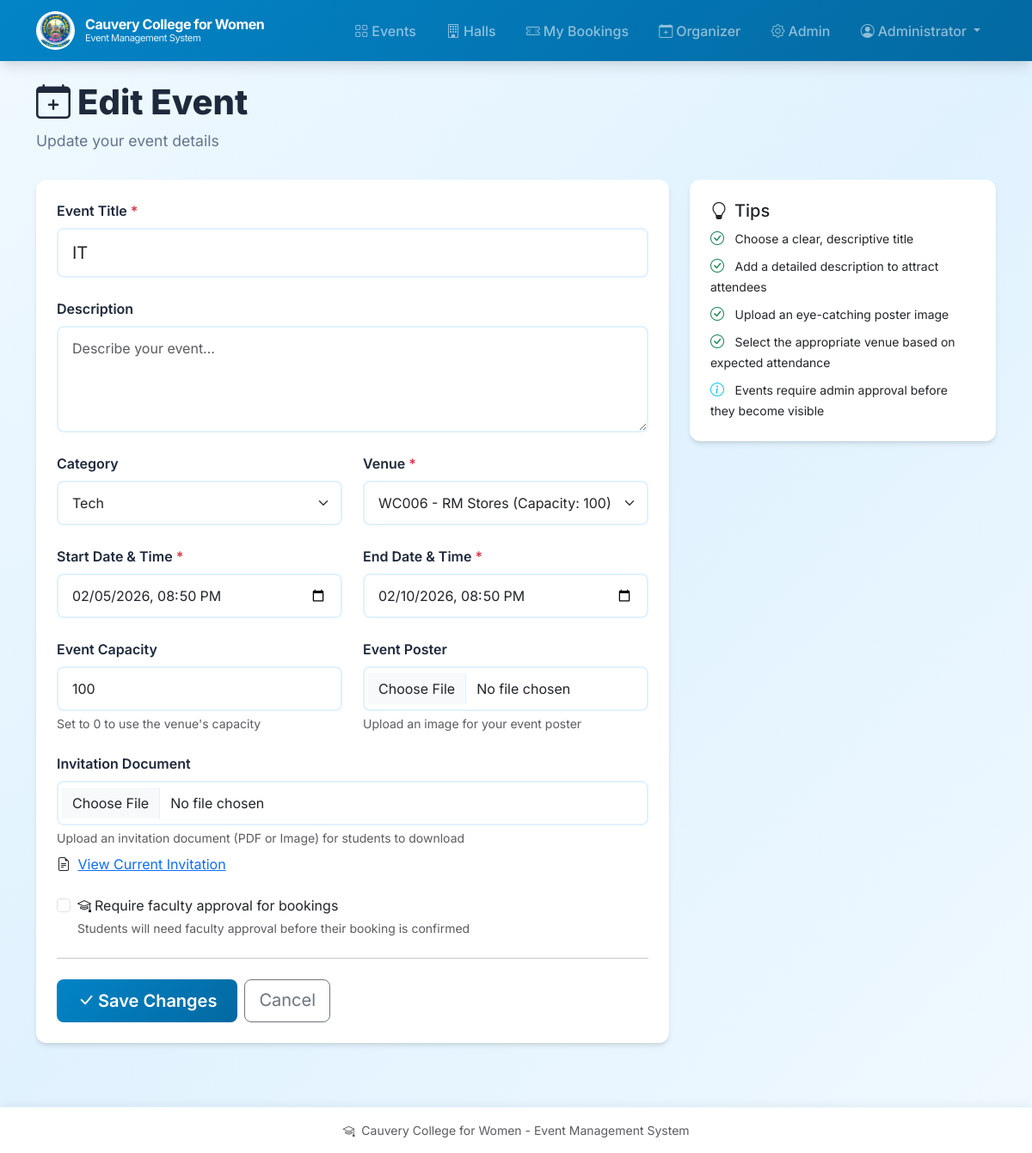
Screenshot of /organizer/events/2/edit (signed in) with the database file from the repository.
### app.py (models this page shows, shortened)
class User(UserMixin, db.Model):
    __tablename__ = "users"
    id = db.Column(db.Integer, primary_key=True)
    email = db.Column(db.String, unique=True, nullable=True)
    student_id = db.Column(db.String, unique=True, nullable=True)
    password_hash = db.Column(db.String, nullable=False)
    full_name = db.Column(db.String)
    role = db.Column(db.String, nullable=False, default="student")  # student, faculty, organizer, admin
    phone = db.Column(db.String, nullable=True)
    department = db.Column(db.String, nullable=True)
    year = db.Column(db.String, nullable=True)
    active = db.Column(db.Boolean, default=True)
    created_at = db.Column(db.DateTime, default=datetime.utcnow)

class Event(db.Model):
    __tablename__ = "events"
    id = db.Column(db.Integer, primary_key=True)
    title = db.Column(db.String, nullable=False)
    description = db.Column(db.Text)
    category_id = db.Column(db.Integer, db.ForeignKey("categories.id"), nullable=True)
    hall_id = db.Column(db.Integer, db.ForeignKey("halls.id"), nullable=False)
    organizer_id = db.Column(db.Integer, db.ForeignKey("users.id"), nullable=False)
    capacity = db.Column(db.Integer, default=0)
    start_time = db.Column(db.DateTime, nullable=False)
    end_time = db.Column(db.DateTime, nullable=False)
    poster_path = db.Column(db.String, nullable=True)
    invitation_path = db.Column(db.String, nullable=True)
    status = db.Column(db.String, default="pending")  # pending, approved, rejected
    requires_faculty_approval = db.Column(db.Boolean, default=False)
    created_at = db.Column(db.DateTime, default=datetime.utcnow)
    club_id = db.Column(db.Integer, nullable=True)
    category = db.relationship("Category", lazy="joined")
    hall = db.relationship("Hall", lazy="joined")
    organizer = db.relationship("User", lazy="joined")

class Category(db.Model):
    __tablename__ = "categories"
    id = db.Column(db.Integer, primary_key=True)
    name = db.Column(db.String, unique=True, nullable=False)

class Hall(db.Model):
    __tablename__ = "halls"
    id = db.Column(db.Integer, primary_key=True)
    name = db.Column(db.String, unique=True, nullable=False)
    capacity = db.Column(db.Integer, default=0)
    status = db.Column(db.String, default="free")  # free, blocked
    location = db.Column(db.String, nullable=True)

### app.py (the view, shortened to what this page needs)
@app.route("/organizer/events/<int:event_id>/edit", methods=["GET", "POST"])
@login_required
@role_required("organizer", "admin")
def edit_event(event_id):
    ev = Event.query.get_or_404(event_id)
    if current_user.id != ev.organizer_id and current_user.role != "admin":
        flash("Not allowed", "danger")
        return redirect(url_for("event_detail", event_id=event_id))
    categories = Category.query.order_by(Category.name).all()
    halls = Hall.query.order_by(Hall.name).all()
    return render_template("create_event.html", categories=categories, halls=halls, edit=True, event=ev)

### app.py (called while the page is built)
@login_manager.user_loader
def load_user(user_id):
    try:
        return db.session.get(User, int(user_id))
    except Exception:
        return None

def role_required(*roles):
    def decorator(f):
        @wraps(f)
        def wrapped(*args, **kwargs):
            if not current_user.is_authenticated:
                return redirect(url_for("login"))
            if current_user.role not in roles:
                flash("Access denied: insufficient permissions", "danger")
                return redirect(url_for("index"))
            return f(*args, **kwargs)
        return wrapped
    return decorator

### templates/create_event.html (shortened to what this page needs)
{% extends "layout.html" %}
{% block content %}
<div class="page-header">
  <h1><i class="bi bi-calendar-plus me-2"></i>{{ "Edit Event" if edit else "Create New Event" }}</h1>
  <p>{{ "Update your event details" if edit else "Fill in the details to create a new event" }}</p>
</div>
<div class="row">
  <div class="col-lg-8">
    <div class="dashboard-section">
      <form method="post" enctype="multipart/form-data">
        <div class="mb-4">
          <label class="form-label">Event Title <span class="text-danger">*</span></label>
          <input name="title" class="form-control form-control-lg" placeholder="Enter event title" required value="{{ event.title if edit else '' }}">
        </div>
        <div class="mb-4">
          <label class="form-label">Description</label>
          <textarea name="description" class="form-control" rows="4" placeholder="Describe your event...">{{ event.description if edit else '' }}</textarea>
        </div>
        <div class="row mb-4">
          <div class="col-md-6">
            <label class="form-label">Category</label>
            <select name="category_id" class="form-select">
              {% for c in categories %}
                <option value="{{ c.id }}" {% if edit and event.category_id==c.id %}selected{% endif %}>{{ c.name }}</option>
              {% endfor %}
            </select>
          </div>
          <div class="col-md-6">
            <label class="form-label">Venue <span class="text-danger">*</span></label>
            <select name="hall_id" class="form-select" required>
              {% for h in halls %}
                <option value="{{ h.id }}" {% if edit and event.hall_id==h.id %}selected{% endif %}>{{ h.name }} (Capacity: {{ h.capacity }})</option>
              {% endfor %}
            </select>
          </div>
        </div>
        <div class="row mb-4">
          <div class="col-md-6">
            <label class="form-label">Start Date & Time <span class="text-danger">*</span></label>
            <input type="datetime-local" name="start_time" class="form-control" required value="{{ event.start_time.strftime('%Y-%m-%dT%H:%M') if edit and event.start_time else '' }}">
          </div>
          <div class="col-md-6">
            <label class="form-label">End Date & Time <span class="text-danger">*</span></label>
            <input type="datetime-local" name="end_time" class="form-control" required value="{{ event.end_time.strftime('%Y-%m-%dT%H:%M') if edit and event.end_time else '' }}">
          </div>
        </div>
        <div class="row mb-4">
          <div class="col-md-6">
            <label class="form-label">Event Capacity</label>
            <input name="capacity" class="form-control" type="number" min="0" placeholder="0 = use hall capacity" value="{{ event.capacity if edit else 0 }}">
            <div class="form-text">Set to 0 to use the venue's capacity</div>
          </div>
          <div class="col-md-6">
            <label class="form-label">Event Poster</label>
            <input name="poster" type="file" class="form-control" accept="image/*">
            <div class="form-text">Upload an image for your event poster</div>
          </div>
        </div>
        <div class="mb-4">
          <label class="form-label">Invitation Document</label>
          <input name="invitation" type="file" class="form-control" accept=".pdf,.jpg,.jpeg,.png">
          <div class="form-text">Upload an invitation document (PDF or Image) for students to download</div>
          {% if edit and event.invitation_path %}
            <div class="mt-2">
              <i class="bi bi-file-earmark-text me-1"></i>
              <a href="{{ url_for('serve_upload', filename=event.invitation_path.split('/')[-1]) }}" target="_blank">View Current Invitation</a>
            </div>
          {% endif %}
        </div>
        <div class="mb-4">
          <div class="form-check">
            <input class="form-check-input" type="checkbox" id="requires_faculty" name="requires_faculty" value="1"
                   {% if edit and event.requires_faculty_approval %}checked{% endif %}>
            <label class="form-check-label" for="requires_faculty">
              <i class="bi bi-mortarboard me-1"></i>Require faculty approval for bookings
            </label>
            <div class="form-text">Students will need faculty approval before their booking is confirmed</div>
          </div>
        </div>
        <hr class="my-4">
        <div class="d-flex gap-2">
          <button class="btn btn-primary btn-lg" type="submit">
            <i class="bi bi-check-lg me-1"></i>{{ "Save Changes" if edit else "Create Event" }}
          </button>
          <a href="{{ url_for('organizer_dashboard') }}" class="btn btn-outline-secondary btn-lg">Cancel</a>
        </div>
      </form>
    </div>
  </div>
  <div class="col-lg-4">
    <div class="dashboard-section">
      <h5><i class="bi bi-lightbulb me-2"></i>Tips</h5>
      <ul class="list-unstyled mb-0">
        <li class="mb-2">
          <i class="bi bi-check-circle text-success me-2"></i>
          <span class="small">Choose a clear, descriptive title</span>
        </li>
        <li class="mb-2">
          <i class="bi bi-check-circle text-success me-2"></i>
          <span class="small">Add a detailed description to attract attendees</span>
        </li>
        <li class="mb-2">
          <i class="bi bi-check-circle text-success me-2"></i>
          <span class="small">Upload an eye-catching poster image</span>
        </li>
        <li class="mb-2">
          <i class="bi bi-check-circle text-success me-2"></i>
          <span class="small">Select the appropriate venue based on expected attendance</span>
        </li>
        <li>
          <i class="bi bi-info-circle text-info me-2"></i>
          <span class="small">Events require admin approval before they become visible</span>
        </li>
      </ul>
    </div>
  </div>
</div>
{% endblock %}

### templates/layout.html (shortened to what this page needs)
<!doctype html>
<html lang="en">
  <head>
    <link href="https://cdn.jsdelivr.net/npm/bootstrap@5.3.2/dist/css/bootstrap.min.css" rel="stylesheet">
    <link rel="stylesheet" href="https://cdn.jsdelivr.net/npm/bootstrap-icons@1.11.1/font/bootstrap-icons.css">
    <link rel="stylesheet" href="{{ url_for('static', filename='css/style.css') }}">
  </head>
  <body>
    <nav class="navbar navbar-expand-lg navbar-dark">
      <div class="container">
        <a class="navbar-brand" href="{{ url_for('index') }}">
          <img src="{{ url_for('static', filename='images/college_logo.png') }}" alt="Logo">
          <span class="college-name">
            <span class="main-name">Cauvery College for Women</span>
            <span class="sub-name">Event Management System</span>
          </span>
        </a>
        <div class="collapse navbar-collapse" id="nav">
          <ul class="navbar-nav ms-auto">
            <li class="nav-item">
              <a class="nav-link" href="{{ url_for('event_list') }}">
                <i class="bi bi-grid me-1"></i>Events
              </a>
            </li>
            <li class="nav-item">
              <a class="nav-link" href="{{ url_for('admin_halls') }}">
                <i class="bi bi-building me-1"></i>Halls
              </a>
            </li>
            {% if current_user.is_authenticated %}
              <li class="nav-item">
                <a class="nav-link" href="{{ url_for('my_bookings') }}">
                  <i class="bi bi-ticket-perforated me-1"></i>My Bookings
                </a>
              </li>
              {% if current_user.role in ['organizer','admin'] %}
                <li class="nav-item">
                  <a class="nav-link" href="{{ url_for('organizer_dashboard') }}">
                    <i class="bi bi-calendar-plus me-1"></i>Organizer
                  </a>
                </li>
              {% endif %}
              {% if current_user.role == 'admin' %}
                <li class="nav-item">
                  <a class="nav-link" href="{{ url_for('admin_dashboard') }}">
                    <i class="bi bi-gear me-1"></i>Admin
                  </a>
                </li>
              {% endif %}
              <li class="nav-item dropdown">
                <a class="nav-link dropdown-toggle" href="#" role="button" data-bs-toggle="dropdown">
                  <i class="bi bi-person-circle me-1"></i>{{ current_user.full_name or current_user.email }}
                </a>
              </li>
            {% endif %}
          </ul>
        </div>
      </div>
    </nav>
    <main class="container py-4">
      {% block content %}{% endblock %}
    </main>
    <footer class="py-3">
      <div class="container text-center small text-muted">
        <i class="bi bi-mortarboard me-1"></i> Cauvery College for Women - Event Management System
      </div>
    </footer>
  </body>
</html>

### static/css/style.css (style rules this page uses)
:root { --primary-color: #0284c7; --primary-dark: #0369a1; --primary-light: #38bdf8; --secondary-color: #0ea5e9; --success-color: #22c55e; --warning-color: #f59e0b; --danger-color: #ef4444; --dark-color: #1e293b; --light-color: #f0f9ff; --sky-light: #e0f2fe; --sky-lighter: #f0f9ff; --border-radius: 12px; --box-shadow: 0 4px 6px -1px rgba(0, 0, 0, 0.1), 0 2px 4px -1px rgba(0, 0, 0, 0.06); --box-shadow-lg: 0 10px 15px -3px rgba(0, 0, 0, 0.1), 0 4px 6px -2px rgba(0, 0, 0, 0.05); }
* { box-sizing: border-box; }
body { font-family: 'Inter', -apple-system, BlinkMacSystemFont, 'Segoe UI', Roboto, sans-serif; background: linear-gradient(135deg, #f0f9ff 0%, #e0f2fe 50%, #f0f9ff 100%); min-height: 100vh; padding-bottom: 80px; }
.navbar { background: linear-gradient(135deg, #0284c7 0%, #0369a1 100%) !important; box-shadow: var(--box-shadow-lg); padding: 0.5rem 0; }
.navbar-brand { font-weight: 700; font-size: 1.1rem; letter-spacing: -0.025em; display: flex; align-items: center; gap: 0.75rem; }
.navbar-brand img { height: 45px; width: 45px; object-fit: contain; background: white; border-radius: 50%; padding: 2px; }
.college-name { display: flex; flex-direction: column; line-height: 1.2; }
.college-name .main-name { font-size: 1rem; font-weight: 700; }
.college-name .sub-name { font-size: 0.7rem; opacity: 0.9; font-weight: 400; }
.nav-link { font-weight: 500; padding: 0.5rem 1rem !important; border-radius: 8px; transition: all 0.2s ease; margin: 0 0.1rem; }
.btn-primary { background: linear-gradient(135deg, #0284c7 0%, #0369a1 100%); border: none; padding: 0.6rem 1.5rem; border-radius: 8px; font-weight: 600; transition: all 0.2s ease; }
.dashboard-section { background: white; border-radius: var(--border-radius); padding: 1.5rem; margin-bottom: 1.5rem; box-shadow: var(--box-shadow); }
.form-control, .form-select { border: 2px solid #e0f2fe; border-radius: 8px; padding: 0.75rem 1rem; transition: all 0.2s ease; }
.form-label { font-weight: 600; color: var(--dark-color); margin-bottom: 0.5rem; }
footer { background: white !important; border-top: 1px solid #e0f2fe; box-shadow: 0 -2px 10px rgba(0, 0, 0, 0.05); position: fixed; bottom: 0; left: 0; right: 0; }
.page-header { margin-bottom: 2rem; }
.page-header h1 { font-weight: 800; color: var(--dark-color); margin-bottom: 0.5rem; }
.page-header p { color: #64748b; font-size: 1.1rem; }

### rows the page displays
User: full_name "Administrator"
Event: title "IT", category_id "Tech", hall_id "WC006 - RM Stores (Capacity: 100)", start_time "02/05/2026 20:50", end_time "02/10/2026 20:50", capacity "100"

### other values shown
{{ "Edit Event" if edit else "Create New Event" }} "Edit Event"
{{ "Save Changes" if edit else "Create Event" }} "Save Changes"
